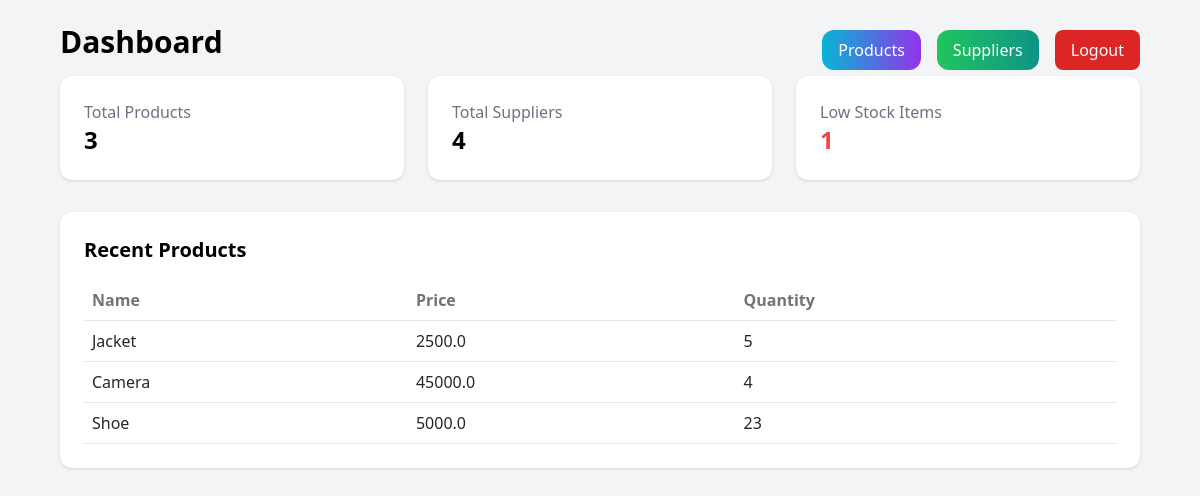
Before: /dashboard/ (signed in) with the older database file.
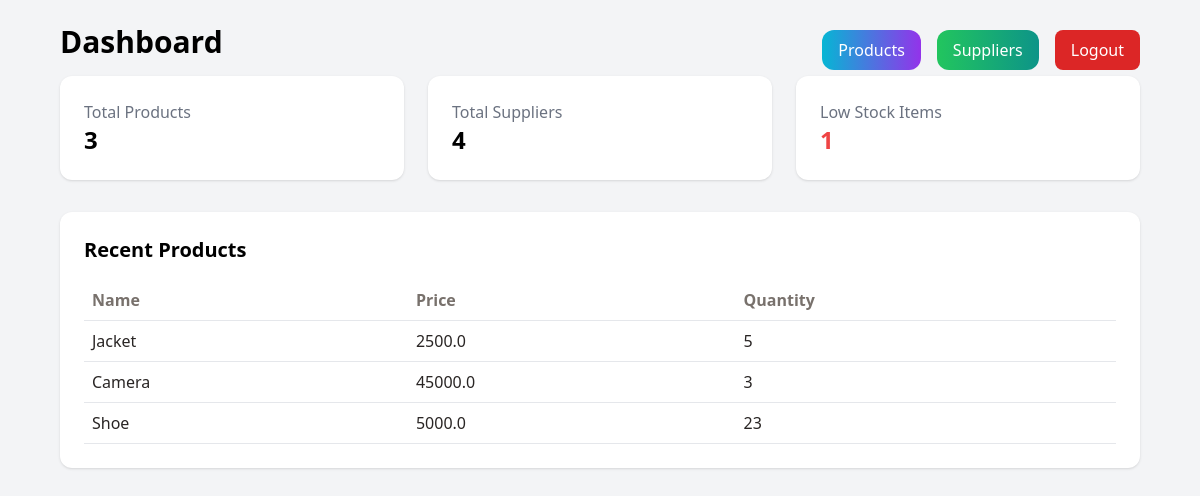
After: the same page with the newer database file.
### accounts/models.py (models this page shows, shortened)
class Product(models.Model):
    name = models.CharField(max_length=100)
    price = models.FloatField()
    quantity = models.IntegerField()
    image = models.ImageField(upload_to='products/', blank=True, null=True)
    supplier = models.ForeignKey(Supplier, on_delete=models.CASCADE, null=True, blank=True)
    created_at = models.DateTimeField(auto_now_add=True)

### accounts/views.py (the view)
# urls.py: path('dashboard/', views.dashboard, name='dashboard'),
@login_required
def dashboard(request):
    total_products = Product.objects.count()
    total_suppliers = Supplier.objects.count()
    low_stock = Product.objects.filter(quantity__lt=5).count()
    recent_products = Product.objects.order_by('-created_at')[:5]
    context = {
        'total_products': total_products,
        'total_suppliers': total_suppliers,
        'low_stock': low_stock,
        'recent_products': recent_products
    }
    return render(request, 'dashboard.html', context)

### templates/dashboard.html (shortened to what this page needs)
<!DOCTYPE html>
<html lang="en">
<head>
    <script src="https://cdn.tailwindcss.com"></script>
</head>
<body class="bg-gray-100">
    <div class="p-6 mx-9">
        <div class="flex justify-between">
            <h1 class="text-3xl font-bold mb-4">Dashboard</h1>
            <div class="flex gap-4 items-center">
                <a href="{% url 'product_list' %}"
                    class="bg-gradient-to-r from-cyan-500 to-purple-600 text-white px-4 py-2 rounded-xl hover:bg-blue-600">
                    Products
                </a>
                <a href="{% url 'supplier_list' %}"
                    class="bg-gradient-to-r from-green-500 to-teal-600 text-white px-4 py-2 rounded-xl">
                    Suppliers
                </a>
                <a href="{% url 'logout' %}" class="text-white bg-red-600 hover:bg-red-700 rounded-lg h-fit py-2 px-4">Logout</a>
            </div>
        </div>
        <div class="grid grid-cols-1 md:grid-cols-3 gap-6">
            <div class="bg-white p-6 rounded-xl shadow">
                <h2 class="text-gray-500">Total Products</h2>
                <p class="text-2xl font-bold">{{ total_products }}</p>
            </div>
            <div class="bg-white p-6 rounded-xl shadow">
                <h2 class="text-gray-500">Total Suppliers</h2>
                <p class="text-2xl font-bold">{{ total_suppliers }}</p>
            </div>
            <div class="bg-white p-6 rounded-xl shadow">
                <h2 class="text-gray-500">Low Stock Items</h2>
                <p class="text-2xl font-bold text-red-500">{{ low_stock }}</p>
            </div>
        </div>
        <div class="mt-8 bg-white p-6 rounded-xl shadow">
            <h2 class="text-xl font-bold mb-4">Recent Products</h2>
            <table class="w-full text-left">
                <thead>
                    <tr class="border-b text-stone-500">
                        <th class="p-2">Name</th>
                        <th class="p-2">Price</th>
                        <th class="p-2">Quantity</th>
                    </tr>
                </thead>
                <tbody>
                    {% for product in recent_products %}
                    <tr class="border-b text-stone-800">
                        <td class="p-2">{{ product.name }}</td>
                        <td class="p-2">{{ product.price }}</td>
                        <td class="p-2">{{ product.quantity }}</td>
                    </tr>
                    {% empty %}
                    <tr>
                        <td colspan="3" class="p-2 text-stone-500 text-center">No products yet</td>
                    </tr>
                    {% endfor %}
                </tbody>
            </table>
        </div>
    </div>
</body>
</html>

Changed rows visible on the page:
changed Product "Camera": quantity "4" → "3"
